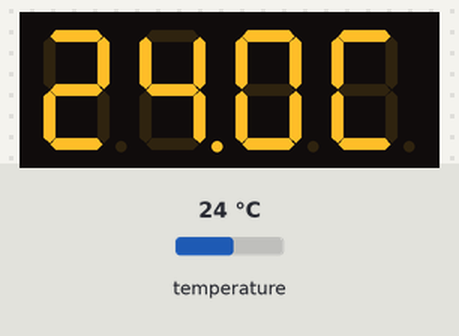
The sketch below on a simulated Arduino Uno, built with avr-gcc and run on an emulated ATmega328P. On the bench: 4-digit seven-segment display. Wiring (inferred from the names in the program): 4-digit 7-segment display, segments lit when LOW: segments pin 6, pin 2, A3, A1, A0, pin 5, A4, A2; digit selects pin 7, pin 4, pin 3, A5. The test bench sets the inputs (shaded band); at power-on: temperature 24 °C. The segment pins are drawn as the display they are named for.

Above: at 1.9 s.
2.0 s: temperature set to 12 °C
At 3.3 s:
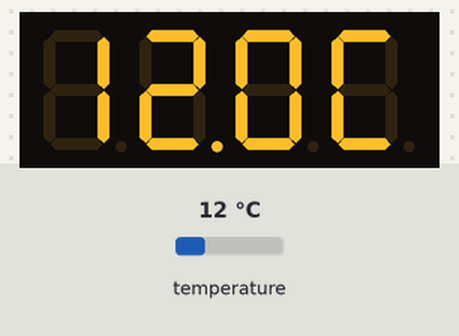
3.6 s: temperature set to 19 °C
At 4.5 s:
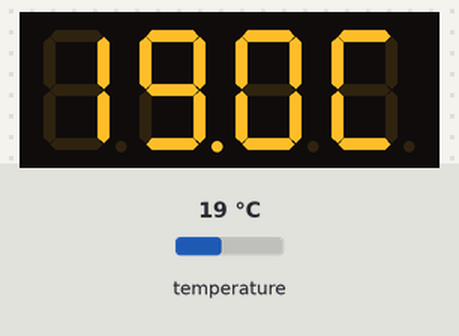
5.6 s: temperature set to 28 °C
At 7.6 s:
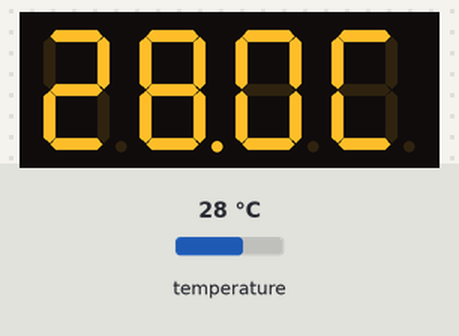
Timing chart, 0 to 9.1 s (numbered marks = the images above; inputs shaded):
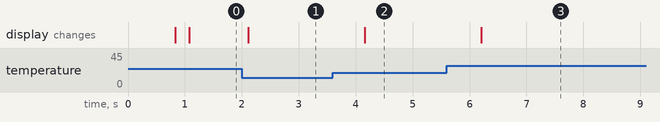

The sketch:

Temp7segment.ino
```cpp
#include <OneWire.h>
#include <DallasTemperature.h>

// define OneWire object for our DS18B20 temperature sensor
OneWire ds(8);
DallasTemperature sensor(&ds);
DeviceAddress SensorAddress; //For å lagre adressen til sensoren
float tempC; //Temperature in Celsius xx.x
int inttemp = 0; //Temparature in Celsius in tenths
long lastread = 0;
int endDigit = 11;

int digit1 = 7; //PWM Display pin 12
int digit2 = 4; //PWM Display pin 9
int digit3 = 3; //PWM Display pin 8
int digit4 = A5; //PWM Display pin 6

int segA = 6; //Display pin 11
int segB = 2; //Display pin 7
int segC = A3; //Display pin 4
int segD = A1; //Display pin 2
int segE = A0; //Display pin 1
int segF = 5; //Display pin 10
int segG = A4; //Display pin 5
int segDP = A2; //Display pin 3


void setup() {
  //Set up DS18B20 temp sensor
  sensor.begin();
  sensor.getAddress(SensorAddress, 0);
  sensor.setResolution(SensorAddress, 10);
  sensor.setWaitForConversion(false);
  sensor.requestTemperatures();
  delay(750);

  //Set up pins used for 7segment
  pinMode(segA, OUTPUT);
  pinMode(segB, OUTPUT);
  pinMode(segC, OUTPUT);
  pinMode(segD, OUTPUT);
  pinMode(segE, OUTPUT);
  pinMode(segF, OUTPUT);
  pinMode(segG, OUTPUT);
  pinMode(segDP, OUTPUT);

  pinMode(digit1, OUTPUT);
  pinMode(digit2, OUTPUT);
  pinMode(digit3, OUTPUT);
  pinMode(digit4, OUTPUT);

}

void loop() {
  if (millis() - lastread > 1000){ //Read temperature every second
    tempC = sensor.getTempC(SensorAddress);
    displayNumber(inttemp); //Refresh display to reduce flickering
    inttemp = tempC * 10;
    lastread = millis();
    ds.reset();
    displayNumber(inttemp); //Refresh display to reduce flickering
    sensor.requestTemperatures();
  }
  displayNumber(inttemp);
}


/*
 Code for 7segment adapted from code made by:
 Spark Fun Electronics 2011
 Nathan Seidle

 This code is public domain but you buy him a beer if you use this and you meet
 someday (Beerware license).
*/

void displayNumber(int toDisplay) {
#define DISPLAY_BRIGHTNESS  200

#define DIGIT_ON  HIGH
#define DIGIT_OFF  LOW

  long beginTime = millis();
  if (toDisplay < 0){
    endDigit = 12;
  }else{
    endDigit = 11;
  }
  toDisplay = abs(toDisplay);

  for(int digit = 4 ; digit > 0 ; digit--) {

    //Turn on a digit for a short amount of time
    switch(digit) {
    case 1:
      digitalWrite(digit1, DIGIT_ON);
      digitalWrite(segDP, HIGH);
      lightNumber(toDisplay % 10);
      toDisplay /= 10;
      break;
    case 2:
      digitalWrite(digit2, DIGIT_ON);
      digitalWrite(segDP, LOW);
      lightNumber(toDisplay % 10);
      toDisplay /= 10;
      break;
    case 3:
      digitalWrite(digit3, DIGIT_ON);
      digitalWrite(segDP, HIGH);
      lightNumber(toDisplay % 10);
      toDisplay /= 10;
      break;
    case 4:
      digitalWrite(digit4, DIGIT_ON);
      digitalWrite(segDP, HIGH);
      lightNumber(endDigit);//Display a capital C (if positive) or negative sign (if negative)
      break;
    }

    delayMicroseconds(DISPLAY_BRIGHTNESS);
    //Display digit for fraction of a second (1us to 5000us, 500 is pretty good)

    //Turn off all segments
    lightNumber(10);

    //Turn off all digits
    digitalWrite(digit1, DIGIT_OFF);
    digitalWrite(digit2, DIGIT_OFF);
    digitalWrite(digit3, DIGIT_OFF);
    digitalWrite(digit4, DIGIT_OFF);
  }

  while( (millis() - beginTime) < 10) ;
  //Wait for 10ms to pass before we paint the display again
}

//Given a number, turns on those segments
//If number == 10, then turn off number
//If number == 11, turn on a capital C
//If number == 12, turn on a negative sign (-)
void lightNumber(int numberToDisplay) {

#define SEGMENT_ON  LOW
#define SEGMENT_OFF HIGH

  switch (numberToDisplay){

  case 0:
    digitalWrite(segA, SEGMENT_ON);
    digitalWrite(segB, SEGMENT_ON);
    digitalWrite(segC, SEGMENT_ON);
    digitalWrite(segD, SEGMENT_ON);
    digitalWrite(segE, SEGMENT_ON);
    digitalWrite(segF, SEGMENT_ON);
    digitalWrite(segG, SEGMENT_OFF);
    break;

  case 1:
    digitalWrite(segA, SEGMENT_OFF);
    digitalWrite(segB, SEGMENT_ON);
    digitalWrite(segC, SEGMENT_ON);
    digitalWrite(segD, SEGMENT_OFF);
    digitalWrite(segE, SEGMENT_OFF);
    digitalWrite(segF, SEGMENT_OFF);
    digitalWrite(segG, SEGMENT_OFF);
    break;

  case 2:
    digitalWrite(segA, SEGMENT_ON);
    digitalWrite(segB, SEGMENT_ON);
    digitalWrite(segC, SEGMENT_OFF);
    digitalWrite(segD, SEGMENT_ON);
    digitalWrite(segE, SEGMENT_ON);
    digitalWrite(segF, SEGMENT_OFF);
    digitalWrite(segG, SEGMENT_ON);
    break;

  case 3:
    digitalWrite(segA, SEGMENT_ON);
    digitalWrite(segB, SEGMENT_ON);
    digitalWrite(segC, SEGMENT_ON);
    digitalWrite(segD, SEGMENT_ON);
    digitalWrite(segE, SEGMENT_OFF);
    digitalWrite(segF, SEGMENT_OFF);
    digitalWrite(segG, SEGMENT_ON);
    break;

  case 4:
    digitalWrite(segA, SEGMENT_OFF);
    digitalWrite(segB, SEGMENT_ON);
    digitalWrite(segC, SEGMENT_ON);
    digitalWrite(segD, SEGMENT_OFF);
    digitalWrite(segE, SEGMENT_OFF);
    digitalWrite(segF, SEGMENT_ON);
    digitalWrite(segG, SEGMENT_ON);
    break;

  case 5:
    digitalWrite(segA, SEGMENT_ON);
    digitalWrite(segB, SEGMENT_OFF);
    digitalWrite(segC, SEGMENT_ON);
    digitalWrite(segD, SEGMENT_ON);
    digitalWrite(segE, SEGMENT_OFF);
    digitalWrite(segF, SEGMENT_ON);
    digitalWrite(segG, SEGMENT_ON);
    break;

  case 6:
    digitalWrite(segA, SEGMENT_ON);
    digitalWrite(segB, SEGMENT_OFF);
    digitalWrite(segC, SEGMENT_ON);
    digitalWrite(segD, SEGMENT_ON);
    digitalWrite(segE, SEGMENT_ON);
    digitalWrite(segF, SEGMENT_ON);
    digitalWrite(segG, SEGMENT_ON);
    break;

  case 7:
    digitalWrite(segA, SEGMENT_ON);
    digitalWrite(segB, SEGMENT_ON);
    digitalWrite(segC, SEGMENT_ON);
    digitalWrite(segD, SEGMENT_OFF);
    digitalWrite(segE, SEGMENT_OFF);
    digitalWrite(segF, SEGMENT_OFF);
    digitalWrite(segG, SEGMENT_OFF);
    break;

  case 8:
    digitalWrite(segA, SEGMENT_ON);
    digitalWrite(segB, SEGMENT_ON);
    digitalWrite(segC, SEGMENT_ON);
    digitalWrite(segD, SEGMENT_ON);
    digitalWrite(segE, SEGMENT_ON);
    digitalWrite(segF, SEGMENT_ON);
    digitalWrite(segG, SEGMENT_ON);
    break;

  case 9:
    digitalWrite(segA, SEGMENT_ON);
    digitalWrite(segB, SEGMENT_ON);
    digitalWrite(segC, SEGMENT_ON);
    digitalWrite(segD, SEGMENT_ON);
    digitalWrite(segE, SEGMENT_OFF);
    digitalWrite(segF, SEGMENT_ON);
    digitalWrite(segG, SEGMENT_ON);
    break;

  case 10:
    digitalWrite(segA, SEGMENT_OFF);
    digitalWrite(segB, SEGMENT_OFF);
    digitalWrite(segC, SEGMENT_OFF);
    digitalWrite(segD, SEGMENT_OFF);
    digitalWrite(segE, SEGMENT_OFF);
    digitalWrite(segF, SEGMENT_OFF);
    digitalWrite(segG, SEGMENT_OFF);
    break;

  case 11:
    digitalWrite(segA, SEGMENT_ON);
    digitalWrite(segB, SEGMENT_OFF);
    digitalWrite(segC, SEGMENT_OFF);
    digitalWrite(segD, SEGMENT_ON);
    digitalWrite(segE, SEGMENT_ON);
    digitalWrite(segF, SEGMENT_ON);
    digitalWrite(segG, SEGMENT_OFF);
    break;

  case 12:
    digitalWrite(segA, SEGMENT_OFF);
    digitalWrite(segB, SEGMENT_OFF);
    digitalWrite(segC, SEGMENT_OFF);
    digitalWrite(segD, SEGMENT_OFF);
    digitalWrite(segE, SEGMENT_OFF);
    digitalWrite(segF, SEGMENT_OFF);
    digitalWrite(segG, SEGMENT_ON);
    break;
  }
}
```

Measured:
- after the input at 2.0 s, the display: changes after 0.11 s (image 1)
- after the input at 3.6 s, the display: changes after 0.56 s (image 2)
- after the input at 5.6 s, the display: changes after 0.61 s (image 3)
